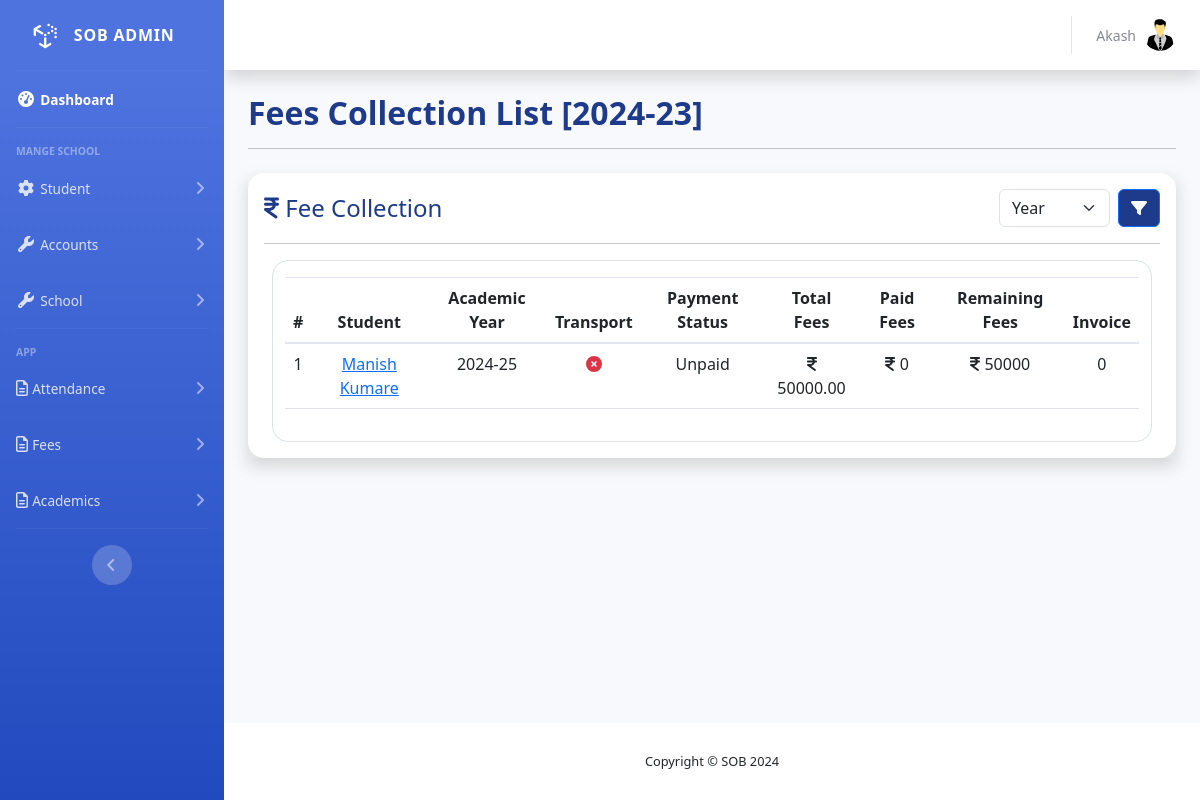
Screenshot of /fees/fees-collections/ (signed in) with the database file from the repository.
### accounts/models.py (models this page shows, shortened)
class User(AbstractUser):
    USER_TYPE_CHOICES = (
        ('M', 'Management Admin'),
        ('STA', 'Staff'),
        ('P', 'Principal'),
        ('T', 'Teacher'),
        ('STU', 'Student'),
    )
    user_type = models.CharField(max_length=20, choices=USER_TYPE_CHOICES)
    user_id = models.CharField(max_length=20, blank=True)
    is_active = models.BooleanField(default=True)
    history = HistoricalRecords()

### school_fees/models.py (models this page shows, shortened)
class FeesCollection(models.Model):
    PAYMENT_STATUS_CHOICES = (
        ('complete_paid', 'Complete Paid'),
        ('partially_paid', 'Partially Paid'),
        ('unpaid', 'Unpaid'),
    )
    enrollment = models.OneToOneField(Enrollment, on_delete=models.CASCADE, related_name='fees_collection')
    fees_structure = models.ForeignKey(FeesStructure, on_delete=models.PROTECT, related_name='fees_collection')
    transport = models.ForeignKey(TransportFees, on_delete=models.CASCADE, related_name='fees_collection', null=True, blank=True)
    school_fee_concession = models.PositiveIntegerField(default=0)
    paid_school_fee = models.PositiveIntegerField(default=0)
    transport_fee_concession = models.PositiveIntegerField(default=0)
    paid_transport_fee = models.PositiveIntegerField(default=0)
    payment_status = models.CharField(max_length=20, choices=PAYMENT_STATUS_CHOICES, default='unpaid')
    remaning_amount = models.PositiveIntegerField(default=0)
    total_paid_fees = models.PositiveIntegerField(default=0)
    history = HistoricalRecords()
    def final_school_fee(self):
        return self.fees_structure.school_fee - self.school_fee_concession if self.fees_structure else 0
    def final_transport_fee(self):
        return (self.transport.transport_fee if self.transport else 0) - (self.transport_fee_concession if self.transport else 0)
    def total_fees(self):
        school_fee = self.final_school_fee()
        transport_fee = self.final_transport_fee()
        return school_fee + transport_fee

class FeesStructure(models.Model):
    class_name = models.ForeignKey(Class, on_delete=models.CASCADE, related_name='fees_structure', verbose_name='Class')
    academic_year = models.ForeignKey(AcademicYear, on_delete=models.PROTECT, related_name='fees_structure')
    school_fee = models.DecimalField(max_digits=10, decimal_places=2 , verbose_name='School Fee')
    history = HistoricalRecords()
    class Meta:
        unique_together = ('class_name', 'academic_year')

### student/models.py (models this page shows, shortened)
class Enrollment(models.Model):
    student = models.ForeignKey(Student, on_delete=models.CASCADE, related_name='enrollments')
    academic_year = models.ForeignKey(AcademicYear, on_delete=models.CASCADE, related_name='enrollments')
    standard = models.ForeignKey(Class, on_delete=models.CASCADE, related_name='enrollments')
    enrollment_date = models.DateField(auto_now_add=True)
    cancel_enroll = models.BooleanField(default=False)
    class Meta:
        unique_together = ('student','academic_year')

class Student(models.Model):
    user = models.OneToOneField(User, on_delete=models.CASCADE, related_name='student', null=True, blank=True)
    first_name = models.CharField(max_length=100)
    last_name = models.CharField(max_length=100)
    date_of_birth = models.DateField()
    gender = models.CharField(max_length=10, choices=[('male', 'Male'), ('female', 'Female')])
    adhar_number = models.CharField(
        max_length=12,  # Ensures the field allows a maximum of 12 characters
        validators=[RegexValidator(r'^\d{12}$', message="Aadhar number must be exactly 12 digits.")],
        unique=True,  # Enforces uniqueness in the database
        verbose_name="Aadhar Number"
    )
    religion = models.CharField(max_length=50, choices=RELIGION_CHOICES)
    photo = models.ImageField(upload_to='student_photos/', blank=True, null=True, verbose_name="Student Photo", help_text="Upload a valid image file (JPG, PNG, etc.) not exceeding 500 KB.", height_field=None, width_field=None)
    profile_creation_date = models.DateField(auto_now_add=True)
    last_school_name = models.CharField(max_length=255)
    last_class_attended = models.CharField(max_length=100)
    examination_board = models.CharField(max_length=100)
    percentage_or_grade = models.CharField(max_length=50)  # Can store percentage or grade
    leaving_certificate_date = models.DateField(null=True, blank=True)
    leaving_certificate_number = models.CharField(max_length=100)
    nationality = models.CharField(max_length=10, choices=[('in', 'India'), ('o', 'Other')])
    residential_address = models.TextField(max_length=70)
    residential_city = models.CharField(max_length=100)
    residential_state = models.CharField(max_length=100 , choices=INDIAN_STATES)
    residential_pin_code = models.CharField(max_length=6, validators=[RegexValidator(r'^\d{6}$')])
    permanent_address = models.TextField(max_length=70)
    permanent_city = models.CharField(max_length=100)
    permanent_state = models.CharField(max_length=100, choices=INDIAN_STATES)
    permanent_pin_code = models.CharField(max_length=6, validators=[RegexValidator(r'^\d{6}$')])
    local_guardian_name = models.CharField(max_length=100, null=True, blank=True)
    local_guardian_mobile = models.CharField(max_length=15, null=True, blank=True)
    local_guardian_address = models.TextField(null=True, blank=True)
    local_guardian_health_problem = models.TextField(null=True, blank=True)
    relation_to_guardian = models.CharField(max_length=50, blank=True, null=True, help_text="Relation to the guardian, e.g. Uncle, Aunt")
    father_name = models.CharField(max_length=100)
    father_age = models.IntegerField(null=True, blank=True)
    father_education = models.CharField(max_length=100, null=True, blank=True)
    father_occupation = models.CharField(max_length=100, null=True, blank=True)
    father_organisation = models.CharField(max_length=100, null=True, blank=True)
    father_designation = models.CharField(max_length=100,null=True, blank=True)
    father_languages_known = models.CharField(max_length=200, null=True, blank=True)
    father_mobile_number = models.CharField(max_length=10)
    father_email = models.EmailField(null=True, blank=True)
    father_phone = models.CharField(max_length=20, null=True, blank=True)
    father_annual_income = models.DecimalField(max_digits=12, decimal_places=2,null=True, blank=True)
    mother_name = models.CharField(max_length=100)
    mother_age = models.IntegerField(null=True, blank=True)
    mother_education = models.CharField(max_length=100,null=True, blank=True)
    mother_occupation = models.CharField(max_length=100,null=True, blank=True)
    mother_organisation = models.CharField(max_length=100,null=True, blank=True)
    mother_designation = models.CharField(max_length=100,null=True, blank=True)
    mother_languages_known = models.CharField(max_length=200, null=True, blank=True)
    mother_mobile_number = models.CharField(max_length=10)
    mother_email = models.EmailField(null=True, blank=True)
    mother_phone = models.CharField(max_length=20,null=True, blank=True)
    mother_annual_income = models.DecimalField(max_digits=12, decimal_places=2,null=True, blank=True)
    def get_full_name(self):
        return f"{self.first_name} {self.last_name}"

### core/models.py (models this page shows, shortened)
class AcademicYear(models.Model):
    name = models.CharField(max_length=8, unique=True)
    start_date = models.DateField()
    end_date = models.DateField()
    is_active = models.BooleanField(default=False)
    def __str__(self):
        return self.name

### school_fees/views.py (the view)
# urls.py: path('fees-collections/', FeesCollectionListView.as_view(), name='fees-collection-list'),
class FeesCollectionListView(ListView):
    model = FeesCollection
    template_name = 'school_fees/fees_collection_list.html'  # Template to render the list of students
    context_object_name = 'feescollection'
    def get_context_data(self, **kwargs):
        context = super().get_context_data(**kwargs)
        context['academic_years'] = AcademicYear.objects.filter(is_active=True)
        return context

### school_fees/templates/school_fees/fees_collection_list.html (shortened to what this page needs)
{% extends "base.html" %}
{% load static %}
{% load humanize %}
{% block head %}
<link rel="stylesheet" href="https://cdnjs.cloudflare.com/ajax/libs/twitter-bootstrap/5.3.0/css/bootstrap.min.css">
<link rel="stylesheet" href="https://cdn.datatables.net/2.1.8/css/dataTables.bootstrap5.css">
{% endblock head %}
{% block main %}
<div class="container">
  <h2 class="fw-bold text-center text-lg-start" style="color:#1E3A8A;">Fees Collection List [2024-23]</h2>
  <hr class="">
<div class="row">
  <div class="col my-2">
    <div class="table-responsive shadow">
      <div class="card border-0 rounded-4 shadow-lg">
        <div class="card-body">
          <div class="d-flex align-items-center justify-content-between mb-3">
            <h4 class="text-center mb-0" style="color:#1E3A8A;">
              <i class="fa-solid fa-indian-rupee-sign"></i> Fee Collection
            </h4>
            <form action="" method="get" class="d-flex">
              <div class="me-2">
                <select class="form-select" id="class-filter" name="ay">
                  <option selected value="no-select">Year</option>
                </select>
              </div>
              <button type="submit" id="filter-btn" class="btn btn-primary" style="background-color:#1E3A8A;">
                <i class="fa-solid fa-filter"></i>
              </button>
            </form>
          </div>
          <hr>
          <div class="row border rounded-4 mx-2">
            <div class="col-12">
              <div class="table-responsive my-3">
                <table id="feesCollectionTable" class="table" style="width:100%">
                  <thead>
                    <tr>
                      <th class="text-center">#</th>
                      <th class="text-center">Student</th>
                      <th class="text-center">Academic Year</th>
                      <th class="text-center">Transport</th>
                      <th class="text-center">Payment Status</th>
                      <th class="text-center">Total Fees</th>
                      <th class="text-center">Paid Fees</th>
                      <th class="text-center">Remaining Fees</th>
                      <th class="text-center">Invoice</th>
                    </tr>
                  </thead>
                  <tbody>
                    {% for fees in feescollection %}
                    <tr>
                      <td class="text-center">{{forloop.counter}}</td>
                      <td class="text-center">
                        <a href="{% url 'fees-detail' fees.id %}">
                          {{fees.enrollment.student.get_full_name}}
                        </a>
                      </td>
                      <td class="text-center">{{fees.enrollment.academic_year}}</td>
                      <td class="text-center">
                        {% if fees.transport %}
                        <i class="fa-solid fa-circle-check text-success"></i>
                        {% else %}
                        <i class="fa-solid fa-circle-xmark text-danger"></i>
                        {% endif %}
                      </td>
                      <td class="text-center">{{fees.get_payment_status_display}}</td>
                      <td class="text-center"><i class="fa-solid fa-indian-rupee-sign"></i> {{fees.total_fees}}</td>
                      <td class="text-center"><i class="fa-solid fa-indian-rupee-sign"></i> {{fees.total_paid_fees}}</td>
                      <td class="text-center"><i class="fa-solid fa-indian-rupee-sign"></i> {{fees.remaning_amount}}</td>
                      <td class="text-center">{{fees.invoice.count}}</td>
                    </tr>
                    {% endfor %}
                  </tbody>
                </table>
              </div>
            </div>
          </div>
        </div>
      </div>
    </div>
  </div>
</div>
</div>
{% endblock main %}

### templates/base.html (shortened to what this page needs)
{% load static %}
<!DOCTYPE html>
<html lang="en">
<head>
    <link href="{% static "school/vendor/fontawesome/css/all.css" %}" rel="stylesheet" type="text/css">
    <link href="{% static "school/css/school.css" %}" rel="stylesheet">
    <link rel="stylesheet" href="https://cdnjs.cloudflare.com/ajax/libs/twitter-bootstrap/5.3.0/css/bootstrap.min.css">
    {% block head %}
    {% endblock head %}
</head>
<body id="page-top">
    <div id="wrapper">
        {% include "sidebar.html" %}
        <div id="content-wrapper" class="d-flex flex-column">
            <div id="content">
                <nav class="navbar navbar-expand navbar-light bg-white topbar mb-4 static-top shadow  px-3">
                    <ul class="navbar-nav ml-auto">
                        <li class="nav-item dropdown no-arrow">
                            <a class="nav-link dropdown-toggle" href="#" id="userDropdown" role="button"
                                data-toggle="dropdown" aria-haspopup="true" aria-expanded="false">
                                <span class="mr-2 d-none d-lg-inline text-gray-600 small">{{request.user.username | capfirst}}</span>
                                <img class="img-profile rounded-circle"
                                    src="{% if request.user.userprofile.photo %}{{request.user.userprofile.photo.url}}{% else %}{% static "core/img/user-icon.png" %}{% endif %}">
                            </a>
                        </li>
                    </ul>
                </nav>
                <div class="container-fluid">
                    {% block main %}
                    {% endblock main %}
                </div>
            </div>
            <footer class="sticky-footer bg-white">
                <div class="container my-auto">
                    <div class="copyright text-center my-auto">
                        <span>Copyright &copy; SOB 2024</span>
                    </div>
                </div>
            </footer>
        </div>
    </div>
</body>
</html>

### rows the page displays
User: user.username "Akash"
FeesCollection: enrollment.student.get_full_name "Manish Kumare", enrollment.academic_year "2024-25", payment_status "Unpaid", total_fees "50000.00", total_paid_fees "0", remaning_amount "50000", invoice.count "0"
